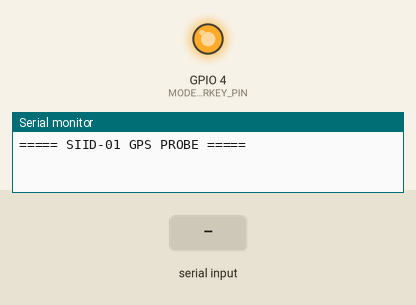
A sketch run on a simulated ESP32. On the bench: output pins drawn as LEDs (lit = HIGH), the last lines printed to the serial monitor. The inputs (shaded band) are chosen by the test bench. The modem accepts every AT command (registered, SIM ready, sends succeed) and sends nothing else; pins used as bus, display or sensor lines are not drawn.

Above: at 1.7 s.
At 13.4 s:
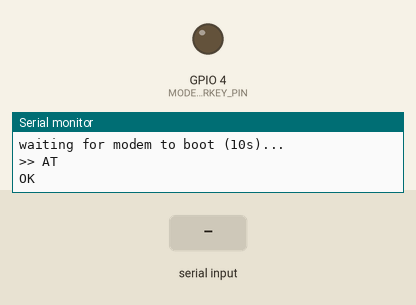
13.5 s: "1" received over the second serial link
Timing chart, 0 to 16.5 s (numbered marks = the images above; inputs shaded):
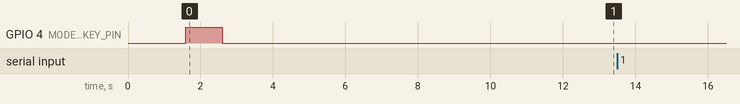

The sketch:

gps_probe.ino
```cpp
// ============================================================================
// SIID-01 GPS PROBE — diagnostic only, NOT the project firmware.
//
// Purpose: find out how GPS is actually provided on this specific board.
// Three possibilities are tested:
//   TEST 1  external GPS chip (e.g. L76K) on UART pins RX=22 / TX=21
//   TEST 2  same, with the pins swapped (in case of a silkscreen/pin inversion)
//   TEST 3  the A7670 modem's OWN built-in GNSS, via raw AT commands
//
// Flash this, read the serial monitor at 115200, and whichever test produces
// data tells us which GPS source the real firmware must use.
// ============================================================================

#define MODEM_TX_PIN      26   // ESP32 -> modem RX
#define MODEM_RX_PIN      27   // ESP32 <- modem TX
#define MODEM_PWRKEY_PIN  4
#define MODEM_POWERON_PIN 12
#define MODEM_RESET_PIN   5

HardwareSerial SerialAT(1);
HardwareSerial SerialGPS(2);

void powerOnModem() {
  pinMode(MODEM_POWERON_PIN, OUTPUT);
  digitalWrite(MODEM_POWERON_PIN, HIGH);

  pinMode(MODEM_RESET_PIN, OUTPUT);
  digitalWrite(MODEM_RESET_PIN, LOW);

  pinMode(MODEM_PWRKEY_PIN, OUTPUT);
  digitalWrite(MODEM_PWRKEY_PIN, LOW);  delay(100);
  digitalWrite(MODEM_PWRKEY_PIN, HIGH); delay(1000);
  digitalWrite(MODEM_PWRKEY_PIN, LOW);
}

// Send a raw AT command and echo whatever the modem replies.
void at(const char *cmd, uint32_t waitMs) {
  Serial.printf("\n>> %s\n", cmd);
  while (SerialAT.available()) SerialAT.read();   // flush stale bytes
  SerialAT.print(cmd);
  SerialAT.print("\r\n");
  uint32_t t = millis();
  while (millis() - t < waitMs) {
    while (SerialAT.available()) Serial.write(SerialAT.read());
  }
  Serial.println();
}

// Count bytes arriving on the GPS UART with a given pin assignment.
int probeGpsUart(int rxPin, int txPin, uint32_t ms) {
  SerialGPS.begin(9600, SERIAL_8N1, rxPin, txPin);
  delay(200);
  int n = 0;
  String sample = "";
  uint32_t t = millis();
  while (millis() - t < ms) {
    while (SerialGPS.available()) {
      char c = SerialGPS.read();
      n++;
      if (sample.length() < 120) sample += c;
    }
  }
  SerialGPS.end();
  Serial.printf("   bytes=%d\n", n);
  if (n > 0) { Serial.print("   sample: "); Serial.println(sample); }
  return n;
}

void setup() {
  Serial.begin(115200);
  delay(1500);
  Serial.println("\n\n===== SIID-01 GPS PROBE =====");

  powerOnModem();
  SerialAT.begin(115200, SERIAL_8N1, MODEM_RX_PIN, MODEM_TX_PIN);
  Serial.println("waiting for modem to boot (10s)...");
  delay(10000);

  at("AT", 1500);
  at("ATI", 2000);

  Serial.println("\n--- TEST 1: external GPS UART, RX=22 TX=21 ---");
  int t1 = probeGpsUart(22, 21, 4000);

  Serial.println("\n--- TEST 2: external GPS UART, pins swapped RX=21 TX=22 ---");
  int t2 = probeGpsUart(21, 22, 4000);

  Serial.println("\n--- TEST 3: modem built-in GNSS (AT commands) ---");
  at("AT+CGNSSPWR?", 2000);      // is the GNSS power switch supported?
  at("AT+CGNSSPWR=1", 12000);    // power the GNSS engine on
  delay(3000);
  at("AT+CGNSSINFO", 4000);      // A76xx-style position query
  at("AT+CGPSINFO", 4000);       // alternative/older query
  at("AT+CGNSSMODE?", 2000);     // which constellations
  at("AT+CGNSSTST=1", 3000);     // start streaming NMEA to the AT port

  Serial.println("\n--- TEST 3b: NMEA streaming out of the AT port (8s) ---");
  uint32_t t = millis();
  int n = 0;
  while (millis() - t < 8000) {
    while (SerialAT.available()) { Serial.write(SerialAT.read()); n++; }
  }
  Serial.printf("\n   AT-port NMEA bytes=%d\n", n);

  Serial.println("\n===== SUMMARY =====");
  Serial.printf("TEST1 external GPS (22/21) bytes : %d\n", t1);
  Serial.printf("TEST2 external GPS (21/22) bytes : %d\n", t2);
  Serial.printf("TEST3b modem GNSS NMEA bytes     : %d\n", n);
  Serial.println("Whichever is > 0 is the GPS source this board uses.");
}

void loop() {
  // Keep dumping anything the modem sends, in case GNSS starts streaming late.
  while (SerialAT.available()) Serial.write(SerialAT.read());
}
```
